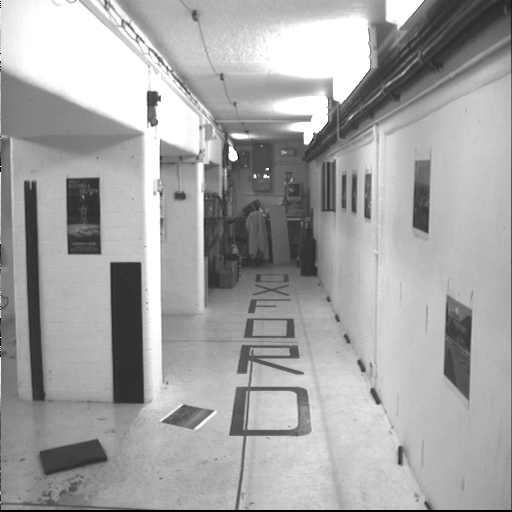
//> input picture imagenes/imagenes/basement00.tif, 512 x 512 px
$ ./main   (built with g++ and OpenCV 4)
//> lines starting //> are read from the running program, lines starting //| are printed output that depends on the picture
#include<opencv2/opencv.hpp>
//#include<String>
using namespace std ;
using namespace cv ;
//Carlos Jesus Fernandez Basso

//Funciones que ayudan.
// [15 lines left out: functions pintarVentana, pintar2Ventanas, not called in this run]
//Pintar lineas
bool valido(Point2f pixel, Mat im){
	if(pixel.x<0 || pixel.y<0 || pixel.x>=im.cols-1 || pixel.y>=im.rows-1){
		return false;
	}else{
		return true;
	}
}
// [27 lines left out: function lineaBN, not called in this run]
Mat validaroi(Mat im_original, Point2f esquina_roi, int tam_roi){
	Point2f aux;

	aux.x=esquina_roi.x+tam_roi;
	aux.y=esquina_roi.y+tam_roi;

	if(valido(esquina_roi, im_original) && valido(aux, im_original)){
		Mat roi1= Mat(im_original, Rect(esquina_roi.x, esquina_roi.y, tam_roi, tam_roi));
		return roi1;
	}else{
		if(esquina_roi.x<0)
			esquina_roi.x=0;
		if(esquina_roi.y<0)
			esquina_roi.y=0;
		if(aux.x>=im_original.cols)
			esquina_roi.x=im_original.cols-tam_roi-1;
		if(aux.y>=im_original.rows)
			esquina_roi.y=im_original.rows-tam_roi-1;

		Mat roi1= Mat(im_original, Rect(esquina_roi.x, esquina_roi.y, tam_roi, tam_roi));
		return roi1;
	}
}
// [34 lines left out: function lineaColor, not called in this run]
// x es la longitud de la cruz
void CruzColor(int longitud, Mat im, vector<Point2f> c, Scalar color){
	Point2f p;
	vector<Point2f> a;

	for(int j=0; j<c.size() ;j++){
		for(int i=-longitud;i<=longitud;i++){
			p.x=c[j].x+i;
			p.y=c[j].y;
			if(valido(p, im))
				a.push_back(p);
		}
		for(int i=-longitud;i<=longitud;i++){
			p.x=c[j].x;
			p.y=c[j].y+i;
			if(valido(p, im))
				a.push_back(p);
		}
		while(!a.empty()){
			p=a.back();
			a.pop_back();

			if(im.channels()==1){
				im.at<char>(p)=color[2];
			}else{
				im.at<Vec3b>(p)[0]=color[0];
				im.at<Vec3b>(p)[1]=color[1];
				im.at<Vec3b>(p)[2]=color[2];
			}
		}
	}
}
// x es la longitud de la cruz
// [28 lines left out: functions CruzBN, Calcula_puntos_harris, not called in this run]

void pintarpunto(Mat im,Point2f c){
		im.at<char>(c)=255;
}

vector<Point2f> correspondencia(Mat im1, Mat im2, vector<Point2f> ptos1, vector<Point2f> ptos2){

	Mat matriz_compara(ptos1.size(), ptos2.size(), CV_32FC1);
	Mat tmp(1,1, CV_32FC1);
	vector<Point2f> correspondencias;
	Point2f parejas_indices;

	for(int i=0;i<ptos1.size();i++){
			Mat roi1= validaroi(im1, ptos1[i], 5);
		for(int j=0;j<ptos2.size();j++){
				Mat roi2= validaroi(im2, ptos2[j], 5);
					matchTemplate(roi1, roi2, tmp, 3);
					matriz_compara.at<float>(i,j)=tmp.at<float>(0,0);
		}
	}

	double max;
	int indice_max, indice_repe;
	bool repetido=false;
	for(int i=0;i<ptos1.size();i++){		//comparo los puntos harris
		max=-1;
		for(int j=0;j<ptos2.size();j++){
			if(matriz_compara.at<float>(i,j) > max){
				max=matriz_compara.at<float>(i,j);
				indice_max=j;
			}
		}
		parejas_indices.x=i;
		parejas_indices.y=indice_max;
		correspondencias.push_back(parejas_indices);
	}

	return correspondencias;
}
//Apartados De La Practica
// [54 lines left out: functions APARTADO_A, APARTADO_B, not called in this run]
void APARTADO_C(){

	Mat imagen_compara1= imread("imagenes/basement00.tif",1);
//> imagen_compara1 is the input picture: 512 rows x 512 cols, CV_8UC3; min 0, max 255, mean 164.7
	Mat imagen_compara2= imread("imagenes/basement01.tif",1);
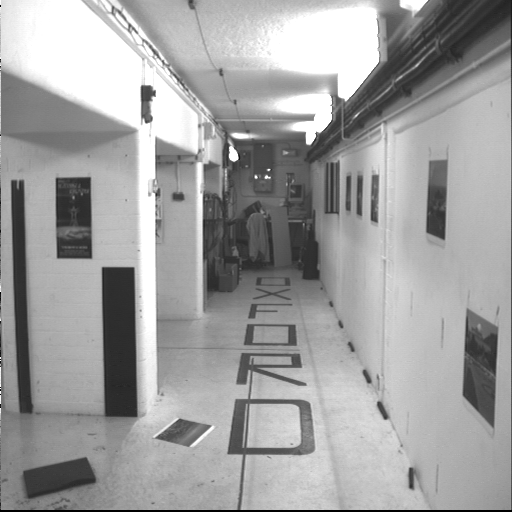
//> input picture imagenes/imagenes/basement01.tif, 512 x 512 px
//> imagen_compara2 is the input picture: 512 rows x 512 cols, CV_8UC3; min 0, max 255, mean 159.8
	Mat imagen2, imagen3;
	Scalar color;
	Mat imagen4, imagen5;
	vector<Point2f> parejas;
	Point2f punto;
	vector<Point2f> ptos1, ptos2;

	cvtColor(imagen_compara1,imagen2,CV_RGB2GRAY);
	goodFeaturesToTrack(imagen2, ptos1, 100, 0.0025, 10, noArray(), 3,  true, 0.04);
//> ptos1 = 100 Points (x, y), first 12: [267, 169], [255, 177], [151, 125], [313, 133], [159, 100], [237, 158], [304, 143], [302, 133], [239, 508], [426, 508], [148, 91], [340, 103]
	cout<<"\nApartado C:";
	cvtColor(imagen_compara2,imagen3,CV_RGB2GRAY);
	goodFeaturesToTrack(imagen3, ptos2, 100, 0.0025, 10, noArray(), 3,  true, 0.04);
//> ptos2 = 100 Points (x, y), first 12: [269, 169], [256, 177], [316, 133], [146, 122], [237, 159], [154, 95], [305, 132], [306, 143], [345, 100], [229, 145], [241, 508], [142, 86]
	parejas=correspondencia(imagen2, imagen3, ptos1, ptos2);
//> in correspondencia, `Mat matriz_compara(ptos1.size(), ptos2.size(), CV_32FC1);`: matriz_compara: 100 rows x 100 cols, CV_32FC1; every value is 0
//> the loop in correspondencia, `for(int i=0;i<ptos1.size();i++)` made 100 passes
//> after the loop in correspondencia, `for(int i=0;i<ptos1.size();i++)`:
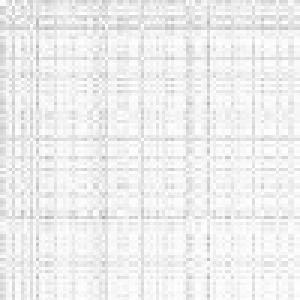
//> matriz_compara: 100 rows x 100 cols, CV_32FC1 (shown 3 times larger); min 0.674, max 1, mean 0.937
//> after the loop in correspondencia, `for(int i=0;i<ptos1.size();i++)`: tmp = [0.998]
//> the loop in correspondencia, `for(int i=0;i<ptos1.size();i++)` made 100 passes
//> (max, indice_max) on passes 1 to 12: (0.992, 62), (0.983, 4), (0.996, 28), (0.955, 80), (0.999, 5), (0.982, 4), (0.997, 7), (0.998, 76), (1, 35), (0.953, 47), (0.992, 19), (0.996, 8)
//> after the loop in correspondencia, `for(int i=0;i<ptos1.size();i++)`: max = 0.999; indice_max = 58; correspondencias = 100 Points (x, y), first 12: [0, 62], [1, 4], [2, 28], [3, 80], [4, 5], [5, 4], [6, 7], [7, 76], [8, 35], [9, 47], [10, 19], [11, 8]
//> parejas has the same summary as correspondencias in correspondencia

	color[0]=0;
	color[1]=0;
	color[2]=0;

	imagen4=imagen2.clone();
	imagen5=imagen3.clone();

	vector<Point2f> aux;

	for(int i=0;i<parejas.size();i++){
			aux.push_back(ptos1[i]);
			CruzColor(5, imagen4, aux, color);
			aux.clear();
			aux.push_back(ptos2[parejas[i].y]);
			CruzColor(5, imagen5, aux, color);
			aux.clear();
	}
//> this loop made 100 passes
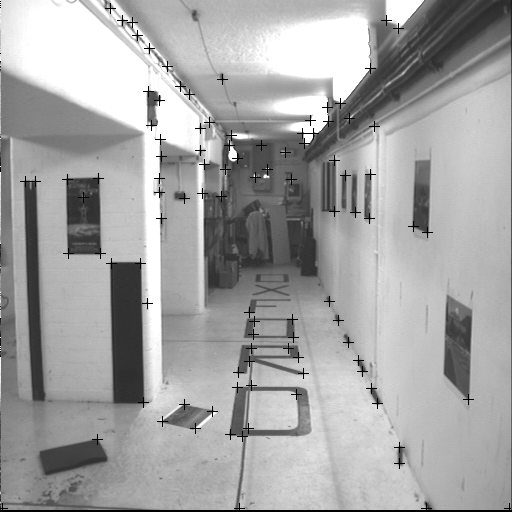
//> imagen4: 512 rows x 512 cols, CV_8UC1; min 0, max 255, mean 163.5
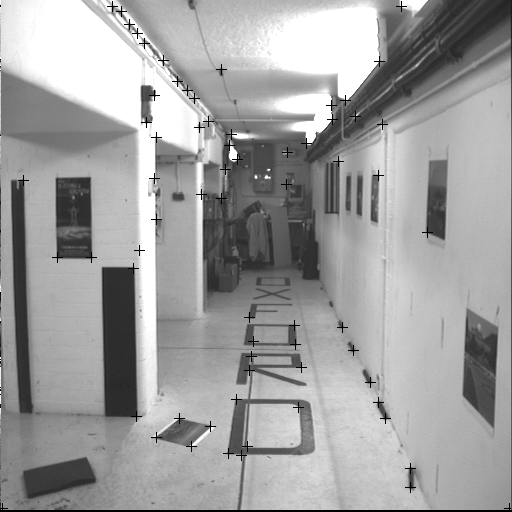
//> imagen5: 512 rows x 512 cols, CV_8UC1; min 0, max 255, mean 159
	namedWindow("Comparacion 1",1);
	imshow("Comparacion 1",imagen4);
	namedWindow("Comparacion 2",1);
	imshow("Comparacion 2",imagen5);
	waitKey();
	destroyWindow("Comparacion 1");
	destroyWindow("Comparacion 2");
}
// [83 lines left out: functions APARTADO_D, main, not called in this run]

// added to run one function of the file
int main() { APARTADO_C(); }
